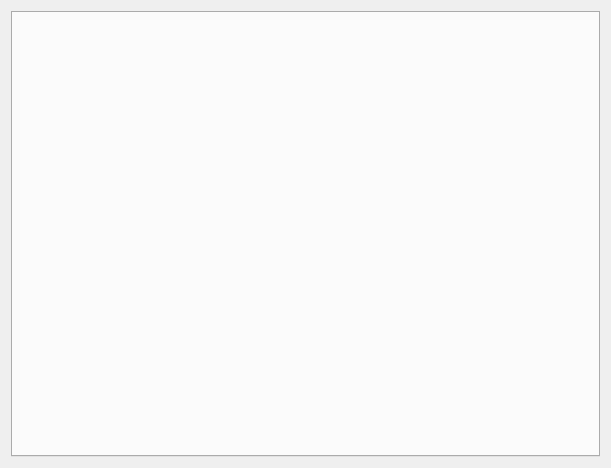
<?xml version="1.0" encoding="UTF-8"?>
<ui version="4.0">
 <class>HDemoWidget</class>
 <widget class="QWidget" name="HDemoWidget">
  <property name="geometry">
   <rect>
    <x>0</x>
    <y>0</y>
    <width>611</width>
    <height>468</height>
   </rect>
  </property>
  <property name="windowTitle">
   <string>Form</string>
  </property>
  <layout class="QGridLayout" name="gridLayout">
   <item row="0" column="0">
    <widget class="QTabWidget" name="tabWidget"/>
   </item>
  </layout>
 </widget>
 <resources/>
 <connections/>
</ui>
